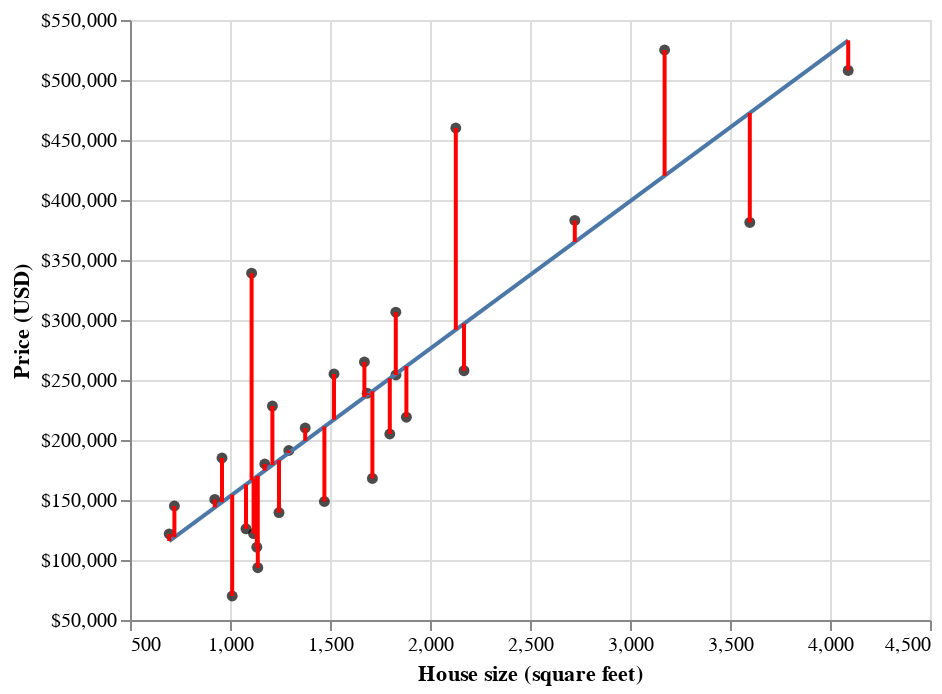

The cell this chart's notebook holds for it:
### Markdown cell above
Simple linear regression chooses the straight line of best fit by choosing
the line that minimizes the **average squared vertical distance** between itself and
each of the observed data points in the training data. {numref}`fig:08-verticalDistToMin` illustrates 
these vertical distances as red lines. Finally, to assess the predictive 
accuracy of a simple linear regression model,
we use RMSPE&mdash;the same measure of predictive performance we used with KNN regression.
\index{RMSPE}

### Code cell
small_sacramento_pred = small_sacramento
# get prediction
small_sacramento_pred = small_sacramento_pred.assign(
    predicted=lm.predict(small_sacramento[["sqft"]])
)
# melt the dataframe to create separate df to create lines
small_sacramento_pred = small_sacramento_pred[["sqft", "price", "predicted"]].melt(
    id_vars=["sqft"]
)

error_plot = small_plot.copy()

for i in range(len(small_sacramento)):
    sqft_val = small_sacramento.iloc[i]["sqft"]
    line_df = small_sacramento_pred.query("sqft == @sqft_val")
    error_plot += alt.Chart(line_df).mark_line(color="red").encode(x="sqft", y="value")

error_plot

### Figure 1 — Vega-Lite specification as saved in the notebook (floating-point values rounded to 4 significant figures)
{"config": {"view": {"continuousWidth": 400, "continuousHeight": 300}}, "layer": [{"mark": {"type": "circle", "color": "black"}, "encoding": {"x": {"field": "sqft", "scale": {"zero": false}, "title": "House size (square feet)", "type": "quantitative"}, "y": {"axis": {"format": "$,.0f"}, "field": "price", "scale": {"zero": false}, "title": "Price (USD)", "type": "quantitative"}}}, {"mark": "line", "encoding": {"x": {"field": "sqft", "scale": {"zero": false}, "title": "House size (square feet)", "type": "quantitative"}, "y": {"axis": {"format": "$,.0f"}, "field": "price", "scale": {"zero": false}, "title": "Price (USD)", "type": "quantitative"}}, "transform": [{"on": "sqft", "regression": "price"}]}, {"data": {"name": "data-158e575ab9368412b29f685ce69990a5"}, "mark": {"type": "line", "color": "red"}, "encoding": {"x": {"field": "sqft", "type": "quantitative"}, "y": {"field": "value", "type": "quantitative"}}}, {"data": {"name": "data-0f1d0f34d6e2481ed5c4477021b0d756"}, "mark": {"type": "line", "color": "red"}, "encoding": {"x": {"field": "sqft", "type": "quantitative"}, "y": {"field": "value", "type": "quantitative"}}}, {"data": {"name": "data-f4b12bdcc0035168dfa592e903a8349e"}, "mark": {"type": "line", "color": "red"}, "encoding": {"x": {"field": "sqft", "type": "quantitative"}, "y": {"field": "value", "type": "quantitative"}}}, {"data": {"name": "data-215feb86ea4adfdb8ad8bb3e9ed5ce69"}, "mark": {"type": "line", "color": "red"}, "encoding": {"x": {"field": "sqft", "type": "quantitative"}, "y": {"field": "value", "type": "quantitative"}}}, {"data": {"name": "data-661b0b91506b89ce8b9c21ed639c4c25"}, "mark": {"type": "line", "color": "red"}, "encoding": {"x": {"field": "sqft", "type": "quantitative"}, "y": {"field": "value", "type": "quantitative"}}}, {"data": {"name": "data-5c11126746a1c4e117c38d11f63c0989"}, "mark": {"type": "line", "color": "red"}, "encoding": {"x": {"field": "sqft", "type": "quantitative"}, "y": {"field": "value", "type": "quantitative"}}}, {"data": {"name": "data-1c8799a3f6aa9acf3b14da54fea85f46"}, "mark": {"type": "line", "color": "red"}, "encoding": {"x": {"field": "sqft", "type": "quantitative"}, "y": {"field": "value", "type": "quantitative"}}}, {"data": {"name": "data-6a02c676673c88219f4bbe177abb9451"}, "mark": {"type": "line", "color": "red"}, "encoding": {"x": {"field": "sqft", "type": "quantitative"}, "y": {"field": "value", "type": "quantitative"}}}, {"data": {"name": "data-d7e5a20bee4750093e928b968e6a4a82"}, "mark": {"type": "line", "color": "red"}, "encoding": {"x": {"field": "sqft", "type": "quantitative"}, "y": {"field": "value", "type": "quantitative"}}}, {"data": {"name": "data-0708ad81a280111d6b72186e36517a86"}, "mark": {"type": "line", "color": "red"}, "encoding": {"x": {"field": "sqft", "type": "quantitative"}, "y": {"field": "value", "type": "quantitative"}}}, {"data": {"name": "data-5d2245f647c352254fe0c6ce73128014"}, "mark": {"type": "line", "color": "red"}, "encoding": {"x": {"field": "sqft", "type": "quantitative"}, "y": {"field": "value", "type": "quantitative"}}}, {"data": {"name": "data-0fa451398545643fa2a2aff2af1a6f07"}, "mark": {"type": "line", "color": "red"}, "encoding": {"x": {"field": "sqft", "type": "quantitative"}, "y": {"field": "value", "type": "quantitative"}}}, {"data": {"name": "data-f5a34c045599725dd6591441381fc59e"}, "mark": {"type": "line", "color": "red"}, "encoding": {"x": {"field": "sqft", "type": "quantitative"}, "y": {"field": "value", "type": "quantitative"}}}, {"data": {"name": "data-b64027b42c6683bab3c2524995ec81ae"}, "mark": {"type": "line", "color": "red"}, "encoding": {"x": {"field": "sqft", "type": "quantitative"}, "y": {"field": "value", "type": "quantitative"}}}, {"data": {"name": "data-55c1ed8d1a7a994fb917618f46eb40dc"}, "mark": {"type": "line", "color": "red"}, "encoding": {"x": {"field": "sqft", "type": "quantitative"}, "y": {"field": "value", "type": "quantitative"}}}, {"data": {"name": "data-128ca6c205513e1fbc01690e4eda3ec5"}, "mark": {"type": "line", "color": "red"}, "encoding": {"x": {"field": "sqft", "type": "quantitative"}, "y": {"field": "value", "type": "quantitative"}}}, {"data": {"name": "data-ebbcd309de520b09783e4d45d3eef8fa"}, "mark": {"type": "line", "color": "red"}, "encoding": {"x": {"field": "sqft", "type": "quantitative"}, "y": {"field": "value", "type": "quantitative"}}}, {"data": {"name": "data-2b7a561a8db56f0e6d37ea9f059f6687"}, "mark": {"type": "line", "color": "red"}, "encoding": {"x": {"field": "sqft", "type": "quantitative"}, "y": {"field": "value", "type": "quantitative"}}}, {"data": {"name": "data-4795c107518bb06260cec91603c134f6"}, "mark": {"type": "line", "color": "red"}, "encoding": {"x": {"field": "sqft", "type": "quantitative"}, "y": {"field": "value", "type": "quantitative"}}}, {"data": {"name": "data-21e267dc0187354dde83be7d2a8bea4a"}, "mark": {"type": "line", "color": "red"}, "encoding": {"x": {"field": "sqft", "type": "quantitative"}, "y": {"field": "value", "type": "quantitative"}}}, {"data": {"name": "data-a474c7517c2223e36a9d3b7262db2560"}, "mark": {"type": "line", "color": "red"}, "encoding": {"x": {"field": "sqft", "type": "quantitative"}, "y": {"field": "value", "type": "quantitative"}}}, {"data": {"name": "data-b591e826abef8adbffd3d4f73237cddc"}, "mark": {"type": "line", "color": "red"}, "encoding": {"x": {"field": "sqft", "type": "quantitative"}, "y": {"field": "value", "type": "quantitative"}}}, {"data": {"name": "data-eb0a04cb70e10d3c973128c1ac6f22c8"}, "mark": {"type": "line", "color": "red"}, "encoding": {"x": {"field": "sqft", "type": "quantitative"}, "y": {"field": "value", "type": "quantitative"}}}, {"data": {"name": "data-50a675587f70786eb8e75105d1cd358a"}, "mark": {"type": "line", "color": "red"}, "encoding": {"x": {"field": "sqft", "type": "quantitative"}, "y": {"field": "value", "type": "quantitative"}}}, {"data": {"name": "data-ce4ed5c1bda441ef0f700d7aa99f835c"}, "mark": {"type": "line", "color": "red"}, "encoding": {"x": {"field": "sqft", "type": "quantitative"}, "y": {"field": "value", "type": "quantitative"}}}, {"data": {"name": "data-a1d4688279e95f333d81f7a6b35c4380"}, "mark": {"type": "line", "color": "red"}, "encoding": {"x": {"field": "sqft", "type": "quantitative"}, "y": {"field": "value", "type": "quantitative"}}}, {"data": {"name": "data-960352d027ae6a129fb7552e2c116f44"}, "mark": {"type": "line", "color": "red"}, "encoding": {"x": {"field": "sqft", "type": "quantitative"}, "y": {"field": "value", "type": "quantitative"}}}, {"data": {"name": "data-e155c8b8f7dbea20e17279f188cde235"}, "mark": {"type": "line", "color": "red"}, "encoding": {"x": {"field": "sqft", "type": "quantitative"}, "y": {"field": "value", "type": "quantitative"}}}, {"data": {"name": "data-881a2149f58e919643e234e0f5f841ee"}, "mark": {"type": "line", "color": "red"}, "encoding": {"x": {"field": "sqft", "type": "quantitative"}, "y": {"field": "value", "type": "quantitative"}}}, {"data": {"name": "data-ed1c9fb01d3bb1ea275d23fe9e7eba7a"}, "mark": {"type": "line", "color": "red"}, "encoding": {"x": {"field": "sqft", "type": "quantitative"}, "y": {"field": "value", "type": "quantitative"}}}], "data": {"name": "data-dd70ea120b69e4d2199dadb4d59509b6"}, "$schema": "https://vega.github.io/schema/vega-lite/v4.17.0.json", "datasets": {"data-dd70ea120b69e4d2199dadb4d59509b6": [{"city": "SACRAMENTO", "zip": "z95829", "beds": 3, "baths": 2.0, "sqft": 2170, "type": "Residential", "price": 257729, "latitude": 38.46, "longitude": -121.4}, {"city": "SACRAMENTO", "zip": "z95835", "beds": 3, "baths": 2.0, "sqft": 1686, "type": "Residential", "price": 239000, "latitude": 38.67, "longitude": -121.5}, {"city": "ROSEVILLE", "zip": "z95678", "beds": 3, "baths": 2.0, "sqft": 1174, "type": "Residential", "price": 180000, "latitude": 38.73, "longitude": -121.3}, {"city": "EL_DORADO_HILLS", "zip": "z95762", "beds": 5, "baths": 4.0, "sqft": 4091, "type": "Residential", "price": 508000, "latitude": 38.68, "longitude": -121.0}, {"city": "SACRAMENTO", "zip": "z95842", "beds": 5, "baths": 2.0, "sqft": 1712, "type": "Residential", "price": 168000, "latitude": 38.68, "longitude": -121.4}, {"city": "FAIR_OAKS", "zip": "z95628", "beds": 3, "baths": 1.0, "sqft": 960, "type": "Residential", "price": 185000, "latitude": 38.67, "longitude": -121.2}, {"city": "ORANGEVALE", "zip": "z95662", "beds": 3, "baths": 2.0, "sqft": 1294, "type": "Residential", "price": 191250, "latitude": 38.69, "longitude": -121.3}, {"city": "SACRAMENTO", "zip": "z95842", "beds": 2, "baths": 2.0, "sqft": 1134, "type": "Condo", "price": 110700, "latitude": 38.7, "longitude": -121.4}, {"city": "SACRAMENTO", "zip": "z95838", "beds": 2, "baths": 1.0, "sqft": 1011, "type": "Residential", "price": 70000, "latitude": 38.64, "longitude": -121.4}, {"city": "SACRAMENTO", "zip": "z95824", "beds": 2, "baths": 2.0, "sqft": 1139, "type": "Residential", "price": 93600, "latitude": 38.52, "longitude": -121.5}, {"city": "ROSEVILLE", "zip": "z95747", "beds": 3, "baths": 2.5, "sqft": 1829, "type": "Residential", "price": 306500, "latitude": 38.77, "longitude": -121.4}, {"city": "SACRAMENTO", "zip": "z95823", "beds": 4, "baths": 2.0, "sqft": 1472, "type": "Residential", "price": 148750, "latitude": 38.48, "longitude": -121.5}, {"city": "SACRAMENTO", "zip": "z95819", "beds": 3, "baths": 1.0, "sqft": 1108, "type": "Residential", "price": 339000, "latitude": 38.56, "longitude": -121.4}, {"city": "SACRAMENTO", "zip": "z95825", "beds": 3, "baths": 1.0, "sqft": 1520, "type": "Residential", "price": 255000, "latitude": 38.6, "longitude": -121.4}, {"city": "ELVERTA", "zip": "z95626", "beds": 3, "baths": 2.0, "sqft": 1080, "type": "Residential", "price": 126000, "latitude": 38.72, "longitude": -121.4}, {"city": "EL_DORADO_HILLS", "zip": "z95762", "beds": 3, "baths": 2.0, "sqft": 2129, "type": "Residential", "price": 460000, "latitude": 38.67, "longitude": -121.1}, {"city": "SACRAMENTO", "zip": "z95838", "beds": 4, "baths": 2.0, "sqft": 1799, "type": "Residential", "price": 205000, "latitude": 38.66, "longitude": -121.4}, {"city": "SACRAMENTO", "zip": "z95835", "beds": 5, "baths": 3.0, "sqft": 3599, "type": "Residential", "price": 381300, "latitude": 38.68, "longitude": -121.5}, {"city": "CAMERON_PARK", "zip": "z95682", "beds": 2, "baths": 1.5, "sqft": 1376, "type": "Residential", "price": 210000, "latitude": 38.69, "longitude": -121.0}, {"city": "SACRAMENTO", "zip": "z95815", "beds": 3, "baths": 1.0, "sqft": 696, "type": "Residential", "price": 121725, "latitude": 38.61, "longitude": -121.4}, {"city": "CARMICHAEL", "zip": "z95608", "beds": 3, "baths": 2.0, "sqft": 1245, "type": "Condo", "price": 139500, "latitude": 38.63, "longitude": -121.3}, {"city": "ELK_GROVE", "zip": "z95757", "beds": 5, "baths": 3.5, "sqft": 2724, "type": "Residential", "price": 383000, "latitude": 38.38, "longitude": -121.4}, {"city": "FAIR_OAKS", "zip": "z95628", "beds": 3, "baths": 2.0, "sqft": 3173, "type": "Residential", "price": 525000, "latitude": 38.65, "longitude": -121.3}, {"city": "CITRUS_HEIGHTS", "zip": "z95621", "beds": 3, "baths": 2.0, "sqft": 1118, "type": "Residential", "price": 122000, "latitude": 38.71, "longitude": -121.3}, {"city": "CITRUS_HEIGHTS", "zip": "z95610", "beds": 3, "baths": 2.0, "sqft": 1882, "type": "Residential", "price": 219000, "latitude": 38.72, "longitude": -121.2}, {"city": "SACRAMENTO", "zip": "z95834", "beds": 3, "baths": 2.0, "sqft": 1672, "type": "Condo", "price": 265000, "latitude": 38.65, "longitude": -121.5}, {"city": "SACRAMENTO", "zip": "z95842", "beds": 2, "baths": 1.0, "sqft": 924, "type": "Condo", "price": 150454, "latitude": 38.67, "longitude": -121.4}, {"city": "ANTELOPE", "zip": "z95843", "beds": 3, "baths": 2.0, "sqft": 1830, "type": "Residential", "price": 254172, "latitude": 38.71, "longitude": -121.3}, {"city": "SACRAMENTO", "zip": "z95820", "beds": 2, "baths": 1.0, "sqft": 722, "type": "Residential", "price": 145000, "latitude": 38.53, "longitude": -121.5}, {"city": "SACRAMENTO", "zip": "z95820", "beds": 3, "baths": 2.0, "sqft": 1212, "type": "Residential", "price": 228327, "latitude": 38.53, "longitude": -121.4}], "data-158e575ab9368412b29f685ce69990a5": [{"sqft": 2170, "variable": "price", "value": 257700.0}, {"sqft": 2170, "variable": "predicted", "value": 296900.0}], "data-0f1d0f34d6e2481ed5c4477021b0d756": [{"sqft": 1686, "variable": "price", "value": 239000.0}, {"sqft": 1686, "variable": "predicted", "value": 237400.0}], "data-f4b12bdcc0035168dfa592e903a8349e": [{"sqft": 1174, "variable": "price", "value": 180000.0}, {"sqft": 1174, "variable": "predicted", "value": 174500.0}], "data-215feb86ea4adfdb8ad8bb3e9ed5ce69": [{"sqft": 4091, "variable": "price", "value": 508000.0}, {"sqft": 4091, "variable": "predicted", "value": 533000.0}], "data-661b0b91506b89ce8b9c21ed639c4c25": [{"sqft": 1712, "variable": "price", "value": 168000.0}, {"sqft": 1712, "variable": "predicted", "value": 240600.0}], "data-5c11126746a1c4e117c38d11f63c0989": [{"sqft": 960, "variable": "price", "value": 185000.0}, {"sqft": 960, "variable": "predicted", "value": 148200.0}], "data-1c8799a3f6aa9acf3b14da54fea85f46": [{"sqft": 1294, "variable": "price", "value": 191200.0}, {"sqft": 1294, "variable": "predicted", "value": 189300.0}], "data-6a02c676673c88219f4bbe177abb9451": [{"sqft": 1134, "variable": "price", "value": 110700.0}, {"sqft": 1134, "variable": "predicted", "value": 169600.0}], "data-d7e5a20bee4750093e928b968e6a4a82": [{"sqft": 1011, "variable": "price", "value": 70000.0}, {"sqft": 1011, "variable": "predicted", "value": 154500.0}], "data-0708ad81a280111d6b72186e36517a86": [{"sqft": 1139, "variable": "price", "value": 93600.0}, {"sqft": 1139, "variable": "predicted", "value": 170200.0}], "data-5d2245f647c352254fe0c6ce73128014": [{"sqft": 1829, "variable": "price", "value": 306500.0}, {"sqft": 1829, "variable": "predicted", "value": 255000.0}], "data-0fa451398545643fa2a2aff2af1a6f07": [{"sqft": 1472, "variable": "price", "value": 148800.0}, {"sqft": 1472, "variable": "predicted", "value": 211100.0}], "data-f5a34c045599725dd6591441381fc59e": [{"sqft": 1108, "variable": "price", "value": 339000.0}, {"sqft": 1108, "variable": "predicted", "value": 166400.0}], "data-b64027b42c6683bab3c2524995ec81ae": [{"sqft": 1520, "variable": "price", "value": 255000.0}, {"sqft": 1520, "variable": "predicted", "value": 217000.0}], "data-55c1ed8d1a7a994fb917618f46eb40dc": [{"sqft": 1080, "variable": "price", "value": 126000.0}, {"sqft": 1080, "variable": "predicted", "value": 163000.0}], "data-128ca6c205513e1fbc01690e4eda3ec5": [{"sqft": 2129, "variable": "price", "value": 460000.0}, {"sqft": 2129, "variable": "predicted", "value": 291900.0}], "data-ebbcd309de520b09783e4d45d3eef8fa": [{"sqft": 1799, "variable": "price", "value": 205000.0}, {"sqft": 1799, "variable": "predicted", "value": 251300.0}], "data-2b7a561a8db56f0e6d37ea9f059f6687": [{"sqft": 3599, "variable": "price", "value": 381300.0}, {"sqft": 3599, "variable": "predicted", "value": 472500.0}], "data-4795c107518bb06260cec91603c134f6": [{"sqft": 1376, "variable": "price", "value": 210000.0}, {"sqft": 1376, "variable": "predicted", "value": 199300.0}], "data-21e267dc0187354dde83be7d2a8bea4a": [{"sqft": 696, "variable": "price", "value": 121700.0}, {"sqft": 696, "variable": "predicted", "value": 115800.0}], "data-a474c7517c2223e36a9d3b7262db2560": [{"sqft": 1245, "variable": "price", "value": 139500.0}, {"sqft": 1245, "variable": "predicted", "value": 183200.0}], "data-b591e826abef8adbffd3d4f73237cddc": [{"sqft": 2724, "variable": "price", "value": 383000.0}, {"sqft": 2724, "variable": "predicted", "value": 365000.0}], "data-eb0a04cb70e10d3c973128c1ac6f22c8": [{"sqft": 3173, "variable": "price", "value": 525000.0}, {"sqft": 3173, "variable": "predicted", "value": 420200.0}], "data-50a675587f70786eb8e75105d1cd358a": [{"sqft": 1118, "variable": "price", "value": 122000.0}, {"sqft": 1118, "variable": "predicted", "value": 167600.0}], "data-ce4ed5c1bda441ef0f700d7aa99f835c": [{"sqft": 1882, "variable": "price", "value": 219000.0}, {"sqft": 1882, "variable": "predicted", "value": 261500.0}], "data-a1d4688279e95f333d81f7a6b35c4380": [{"sqft": 1672, "variable": "price", "value": 265000.0}, {"sqft": 1672, "variable": "predicted", "value": 235700.0}], "data-960352d027ae6a129fb7552e2c116f44": [{"sqft": 924, "variable": "price", "value": 150500.0}, {"sqft": 924, "variable": "predicted", "value": 143800.0}], "data-e155c8b8f7dbea20e17279f188cde235": [{"sqft": 1830, "variable": "price", "value": 254200.0}, {"sqft": 1830, "variable": "predicted", "value": 255100.0}], "data-881a2149f58e919643e234e0f5f841ee": [{"sqft": 722, "variable": "price", "value": 145000.0}, {"sqft": 722, "variable": "predicted", "value": 119000.0}], "data-ed1c9fb01d3bb1ea275d23fe9e7eba7a": [{"sqft": 1212, "variable": "price", "value": 228300.0}, {"sqft": 1212, "variable": "predicted", "value": 179200.0}]}}
